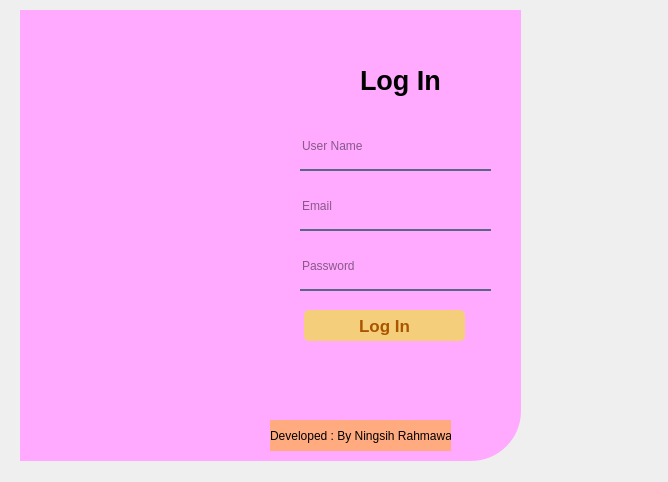
<?xml version="1.0" encoding="UTF-8"?>
<ui version="4.0">
 <class>Form</class>
 <widget class="QWidget" name="Form">
  <property name="geometry">
   <rect>
    <x>0</x>
    <y>0</y>
    <width>668</width>
    <height>482</height>
   </rect>
  </property>
  <property name="windowTitle">
   <string>Form</string>
  </property>
  <widget class="QWidget" name="widget" native="true">
   <property name="geometry">
    <rect>
     <x>20</x>
     <y>10</y>
     <width>501</width>
     <height>451</height>
    </rect>
   </property>
   <property name="styleSheet">
    <string notr="true">background-color:rgb(255, 170, 255);
border-bottom-right-radius: 50px;</string>
   </property>
   <widget class="QLabel" name="label">
    <property name="geometry">
     <rect>
      <x>-20</x>
      <y>-10</y>
      <width>261</width>
      <height>501</height>
     </rect>
    </property>
    <property name="styleSheet">
     <string notr="true">border-image:url(:/img/af0b8cf4e5ecad3518f3c23026f70644.jpg);
border-top-left-radius: 50px;</string>
    </property>
    <property name="text">
     <string/>
    </property>
   </widget>
   <widget class="QLabel" name="label_2">
    <property name="geometry">
     <rect>
      <x>340</x>
      <y>50</y>
      <width>101</width>
      <height>41</height>
     </rect>
    </property>
    <property name="font">
     <font>
      <pointsize>20</pointsize>
      <weight>75</weight>
      <bold>true</bold>
     </font>
    </property>
    <property name="text">
     <string>Log In</string>
    </property>
   </widget>
   <widget class="QLineEdit" name="lineEdit">
    <property name="geometry">
     <rect>
      <x>390</x>
      <y>120</y>
      <width>113</width>
      <height>20</height>
     </rect>
    </property>
   </widget>
   <widget class="QLineEdit" name="lineEdit_2">
    <property name="geometry">
     <rect>
      <x>280</x>
      <y>120</y>
      <width>191</width>
      <height>41</height>
     </rect>
    </property>
    <property name="styleSheet">
     <string notr="true">background-color:rgba(0, 0, 0, 0);
border:none;
border-bottom:2px solid rgba(46, 82, 101, 200);
color:rgba(0, 0, 0, 240);
padding-bottom:7px;</string>
    </property>
    <property name="placeholderText">
     <string>User Name</string>
    </property>
   </widget>
   <widget class="QLineEdit" name="lineEdit_3">
    <property name="geometry">
     <rect>
      <x>280</x>
      <y>180</y>
      <width>191</width>
      <height>41</height>
     </rect>
    </property>
    <property name="styleSheet">
     <string notr="true">background-color:rgba(0, 0, 0, 0);
border:none;
border-bottom:2px solid rgba(46, 82, 101, 200);
color:rgba(0, 0, 0, 240);
padding-bottom:7px;</string>
    </property>
    <property name="placeholderText">
     <string>Email</string>
    </property>
   </widget>
   <widget class="QLineEdit" name="lineEdit_4">
    <property name="geometry">
     <rect>
      <x>280</x>
      <y>240</y>
      <width>191</width>
      <height>41</height>
     </rect>
    </property>
    <property name="styleSheet">
     <string notr="true">background-color:rgba(0, 0, 0, 0);
border:none;
border-bottom:2px solid rgba(46, 82, 101, 200);
color:rgba(0, 0, 0, 240);
padding-bottom:7px;</string>
    </property>
    <property name="placeholderText">
     <string>Password</string>
    </property>
   </widget>
   <widget class="QPushButton" name="pushButton">
    <property name="geometry">
     <rect>
      <x>284</x>
      <y>300</y>
      <width>161</width>
      <height>31</height>
     </rect>
    </property>
    <property name="font">
     <font>
      <pointsize>13</pointsize>
      <weight>75</weight>
      <bold>true</bold>
     </font>
    </property>
    <property name="styleSheet">
     <string notr="true">QPushButton#pushButton{	
	background-color: rgb(244, 206, 122);
	color: rgb(170, 85, 0);
	border-radius:5px;
}

QPushButton#pushButton:hover{
	background-color: rgb(244, 206, 122);
}
QPushButton#pushButton: pressed{
	background-color: rgb(244, 206, 122);
	padding-left:5px;
	padding-top:5px;
	background-color: rgb(145, 72, 0);
}</string>
    </property>
    <property name="text">
     <string>Log In</string>
    </property>
   </widget>
   <widget class="QLabel" name="label_3">
    <property name="geometry">
     <rect>
      <x>250</x>
      <y>410</y>
      <width>181</width>
      <height>31</height>
     </rect>
    </property>
    <property name="styleSheet">
     <string notr="true">background-color: rgb(255, 85, 127);
background-color: rgb(255, 170, 127);</string>
    </property>
    <property name="text">
     <string>Developed : By Ningsih Rahmawati</string>
    </property>
   </widget>
  </widget>
 </widget>
 <resources>
  <include location="res.qrc"/>
 </resources>
 <connections/>
</ui>
